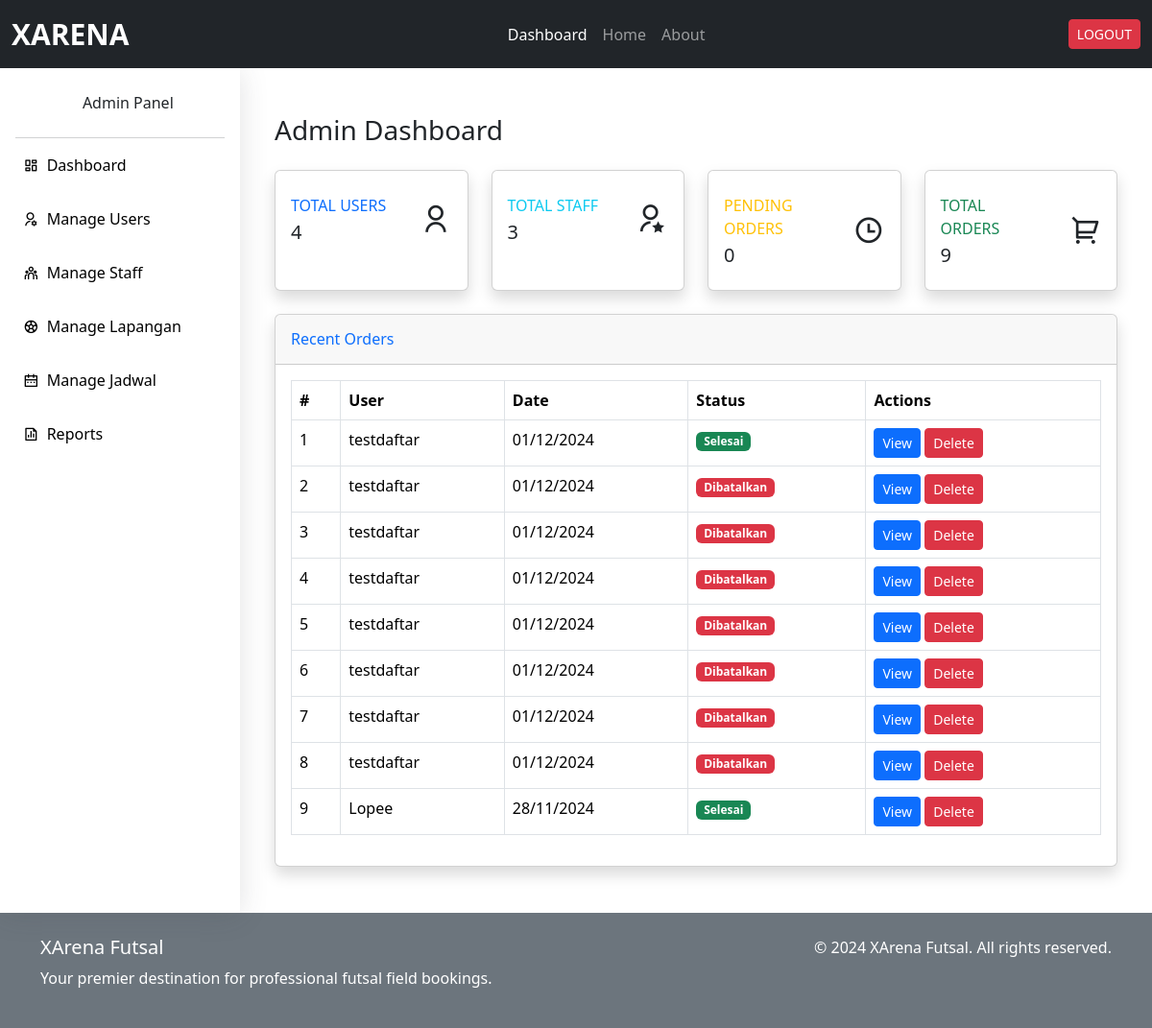
Before: /adm/dashboard/ (signed in) with the older database file.
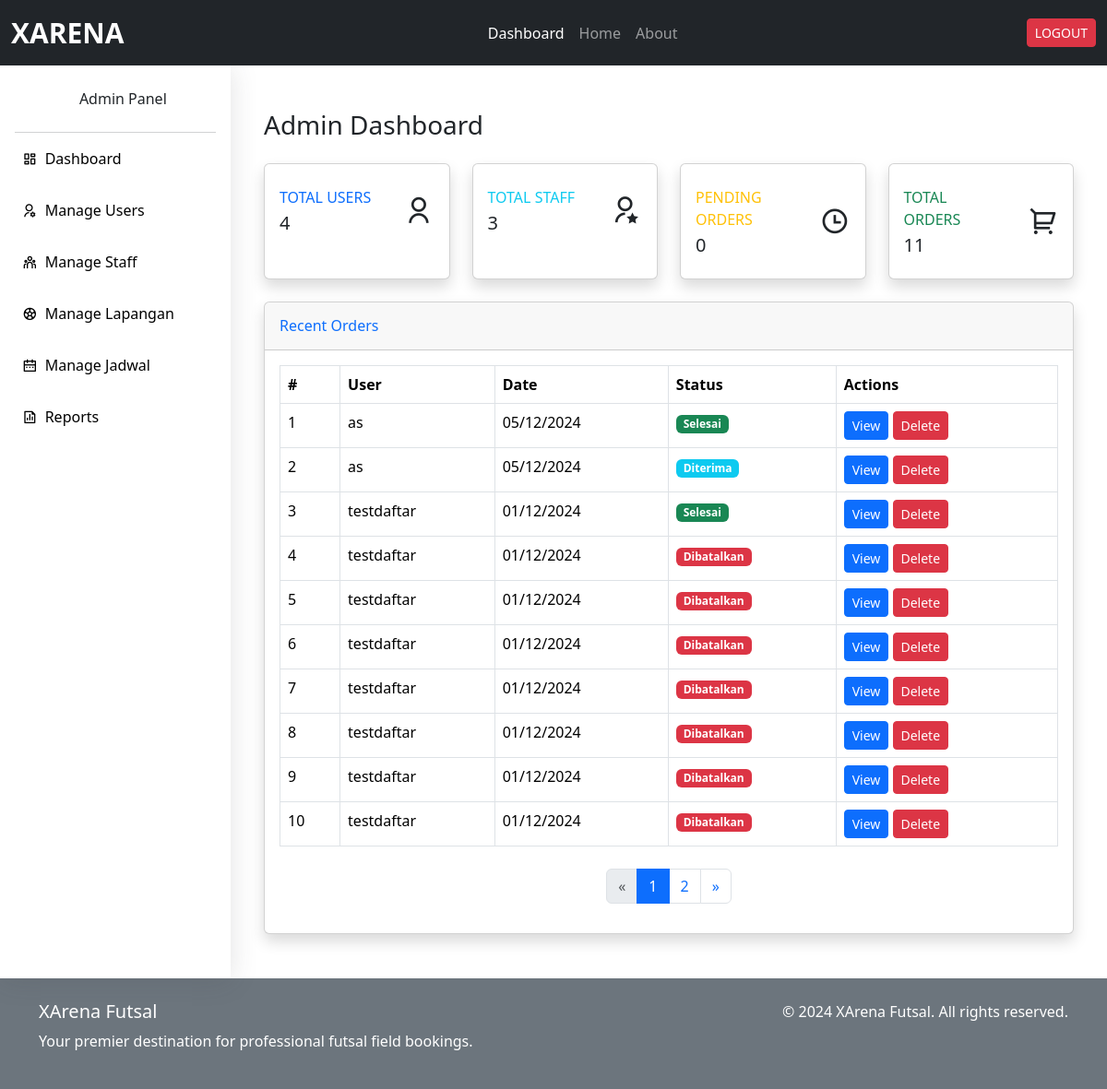
After: the same page with the newer database file.
### xarena_app/models.py (models this page shows, shortened)
class Pemesanan(models.Model):
    user = models.ForeignKey(
        settings.AUTH_USER_MODEL,
        on_delete=models.CASCADE,
        related_name='pemesanan_user',
        help_text="User yang melakukan pemesanan"
    )
    staff = models.ForeignKey(
        settings.AUTH_USER_MODEL,
        on_delete=models.CASCADE,
        null=True,
        blank=True,
        related_name='pemesanan_staff',
        help_text="Staff yang memproses pemesanan"
    )
    jadwal = models.ForeignKey(Jadwal, on_delete=models.CASCADE, help_text="Jadwal pemesanan")
    metode_pembayaran = models.CharField(max_length=20, choices=(
        ('transfer', 'Transfer Bank'),
        ('cash', 'Cash'),
    ), default='transfer')
    status = models.CharField(max_length=20, choices=(
        ('pending', 'Pending'),
        ('diterima', 'Diterima'),
        ('selesai', 'Selesai'),
        ('dibatalkan', 'Dibatalkan'),
    ), default='pending')
    created_at = models.DateTimeField(auto_now_add=True)
    updated_at = models.DateTimeField(auto_now=True)

class CustomUser(AbstractUser):
    bio = models.TextField(max_length=500, blank=True, null=True)

### xarena_app/views.py (the view)
# urls.py: path('adm/dashboard/', views.dashboard_admin, name='dashboard_admin'),
@login_required
def dashboard_admin(request):
    if not request.user.is_superuser:
        raise PermissionDenied
    pemesanan_list = Pemesanan.objects.all().order_by('-created_at')
    paginator = Paginator(pemesanan_list, 10)
    page = request.GET.get('page')
    pemesanan = paginator.get_page(page)
    context = {
        'pemesanan': pemesanan,
        'total_users': CustomUser.objects.filter(is_staff=False, is_superuser=False).count(),
        'total_staff': CustomUser.objects.filter(is_staff=True).count(),
        'total_pemesanan': pemesanan_list.count(),
        'pending_pemesanan': pemesanan_list.filter(status='pending').count(),
    }
    return render(request, 'admin/dashboard_admin.html', context)

### templates/admin/dashboard_admin.html (shortened to what the changed rows need)
{% extends './base_admin.html' %} {% load static %} {% block admin_content %}
<div class="container-fluid mt-4">
  <div class="d-sm-flex align-items-center justify-content-between mb-4">
    <h1 class="h3 mb-0 text-gray-800">Admin Dashboard</h1>
  </div>
  <div class="row">
    <div class="col-xl-3 col-md-6 mb-4">
      <div class="card border-left-success shadow h-100 py-2">
        <div class="card-body">
          <div class="row no-gutters align-items-center">
            <div class="col mr-2">
              <div
                class="text-xs font-weight-bold text-success text-uppercase mb-1"
              >
                Total Orders
              </div>
              <div class="h5 mb-0 font-weight-bold text-gray-800">
                {{ total_pemesanan }}
              </div>
            </div>
          </div>
        </div>
      </div>
    </div>
  </div>
  <div class="card shadow mb-4">
    <div class="card-body">
      <div class="table-responsive">
        <table class="table table-bordered" width="100%" cellspacing="0">
          <thead>
            <tr>
              <th>#</th>
              <th>User</th>
              <th>Date</th>
              <th>Status</th>
              <th>Actions</th>
            </tr>
          </thead>
          <tbody>
            {% for item in pemesanan %}
            <tr>
              <td>{{ forloop.counter }}</td>
              <td>{{ item.user.username }}</td>
              <td>{{ item.created_at|date:"d/m/Y" }}</td>
              <td>
                <span
                  class="badge {% if item.status == 'pending' %} bg-warning {% elif item.status == 'diterima' %} bg-info {% elif item.status == 'dibatalkan' %} bg-danger {% else %} bg-success {% endif %}"
                >
                  {{ item.status|capfirst }}
                </span>
              </td>
              <td>
                <a href="#" class="btn btn-primary btn-sm">View</a>
                <a href="#" class="btn btn-danger btn-sm">Delete</a>
              </td>
            </tr>
            {% endfor %}
          </tbody>
        </table>
      {% if pemesanan.has_other_pages %}
      <nav aria-label="Page navigation" class="mt-4">
        <ul class="pagination justify-content-center">
          {% if pemesanan.has_previous %}
            <li class="page-item">
              <a class="page-link" href="?page={{ pemesanan.previous_page_number }}">&laquo;</a>
            </li>
          {% else %}
            <li class="page-item disabled">
              <span class="page-link">&laquo;</span>
            </li>
          {% endif %}
          {% for i in pemesanan.paginator.page_range %}
            {% if pemesanan.number == i %}
              <li class="page-item active">
                <span class="page-link">{{ i }}</span>
              </li>
            {% else %}
              <li class="page-item">
                <a class="page-link" href="?page={{ i }}">{{ i }}</a>
              </li>
            {% endif %}
          {% endfor %}
          {% if pemesanan.has_next %}
            <li class="page-item">
              <a class="page-link" href="?page={{ pemesanan.next_page_number }}">&raquo;</a>
            </li>
          {% else %}
            <li class="page-item disabled">
              <span class="page-link">&raquo;</span>
            </li>
          {% endif %}
        </ul>
      </nav>
      {% endif %}
      </div>
    </div>
  </div>
</div>
{% endblock %}

Changed rows visible on the page:
no longer on this page (row unchanged): Pemesanan: user.username "Lopee", created_at "28/11/2024", status "Selesai"
added Pemesanan: user.username "as", created_at "05/12/2024", status "Selesai"
added Pemesanan: user.username "as", created_at "05/12/2024", status "Diterima"
Other visible differences:
{{ total_pemesanan }}: "9" → "11"
new list line: "1"
new list line: "2"
